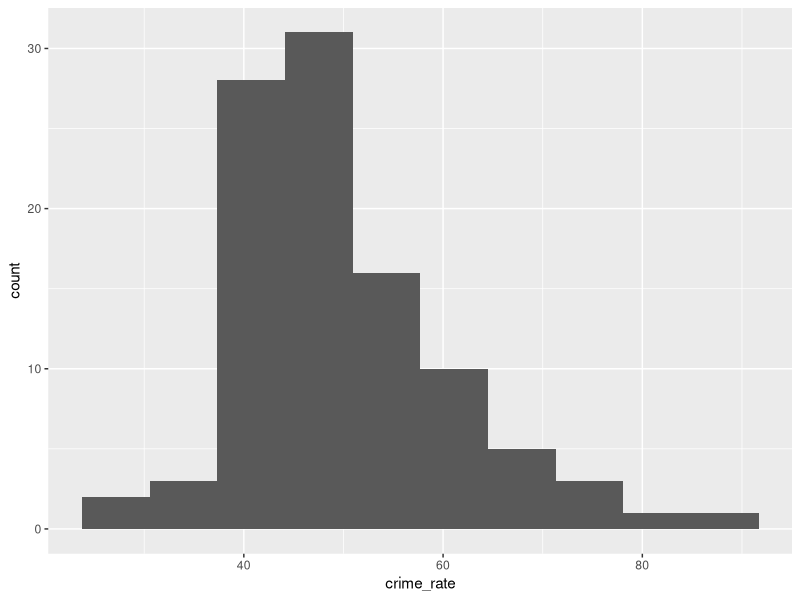
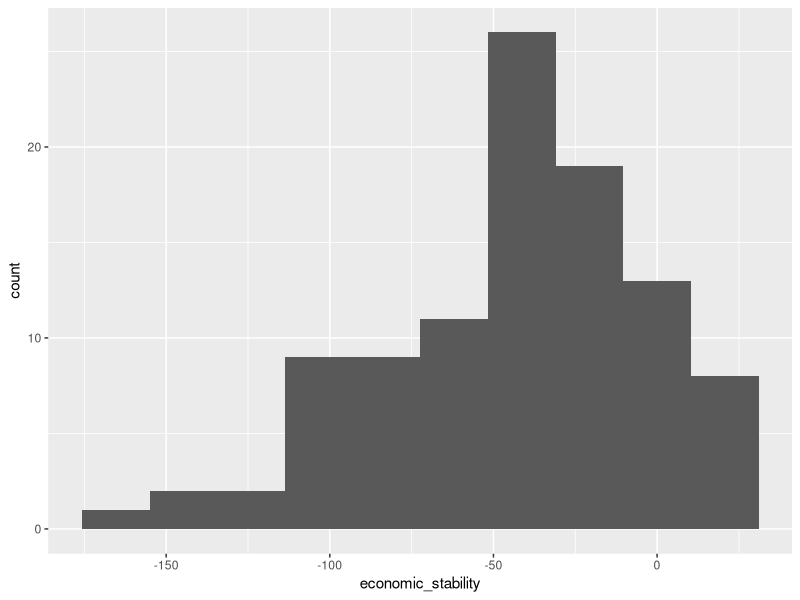
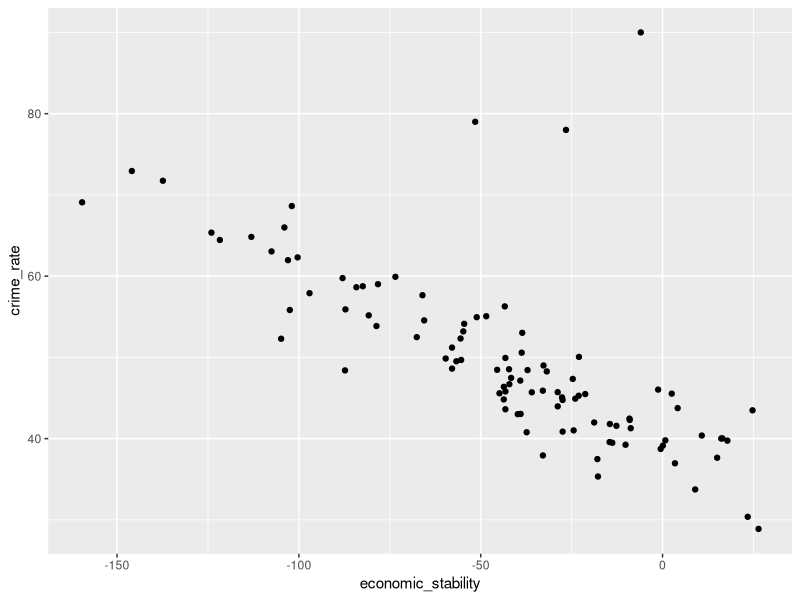

Recreate these plots in R, in order. (Note: this script raises an error after producing the figures.)
## ---- chunk 1
knitr::opts_chunk$set(echo = TRUE, message = FALSE)
## ---- chunk 2
library(tidyverse)
## ---- chunk 3
dat <- read_csv("data/crimerate_econstability.csv")

dat$crime_rate[50] <- 78
dat$crime_rate[45] <- 90
dat$crime_rate[17] <- 79

dat %>% ggplot(aes(x=crime_rate)) + geom_histogram(bins=10)
summary(dat$crime_rate)

dat %>% ggplot(aes(x=economic_stability)) + geom_histogram(bins=10)
summary(dat$economic_stability)

dat %>% ggplot(aes(x=economic_stability, y=crime_rate)) + geom_point()

write.csv(dat, "data/crimerate_econstability.csv")

out <- lm(crime_rate ~ economic_stability, data=dat)
library(MASS)
boxcox(out)



out.1 <- lm( 1/crime_rate ~ economic_stability, data=dat)
plot(out.1)

dat %>% ggplot(aes(x=economic_stability, y=1/crime_rate)) + geom_point()



dat %>% ggplot(aes(x=economic_stability, y=crime_rate)) + geom_point()

dat %>% ggplot(aes(x=economic_stability, y=log(crime_rate))) + geom_point()

out <- lm( crime_rate ~ economic_stability, data=dat)
out.transformed <- lm( log(crime_rate) ~ economic_stability, data=dat)

plot(out)
plot(out.transformed)

sort(dat$crime_rate)

dat
dat.no.outliers <- dat %>% filter(crime_rate < 75)
dat.no.outliers




dat.no.outliers %>% 
  ggplot(aes(x=economic_stability, y=crime_rate)) + geom_point()


out.no.outliers <- lm(crime_rate ~ economic_stability, data=dat.no.outliers)
summary(out.no.outliers)

plot(out.no.outliers)



